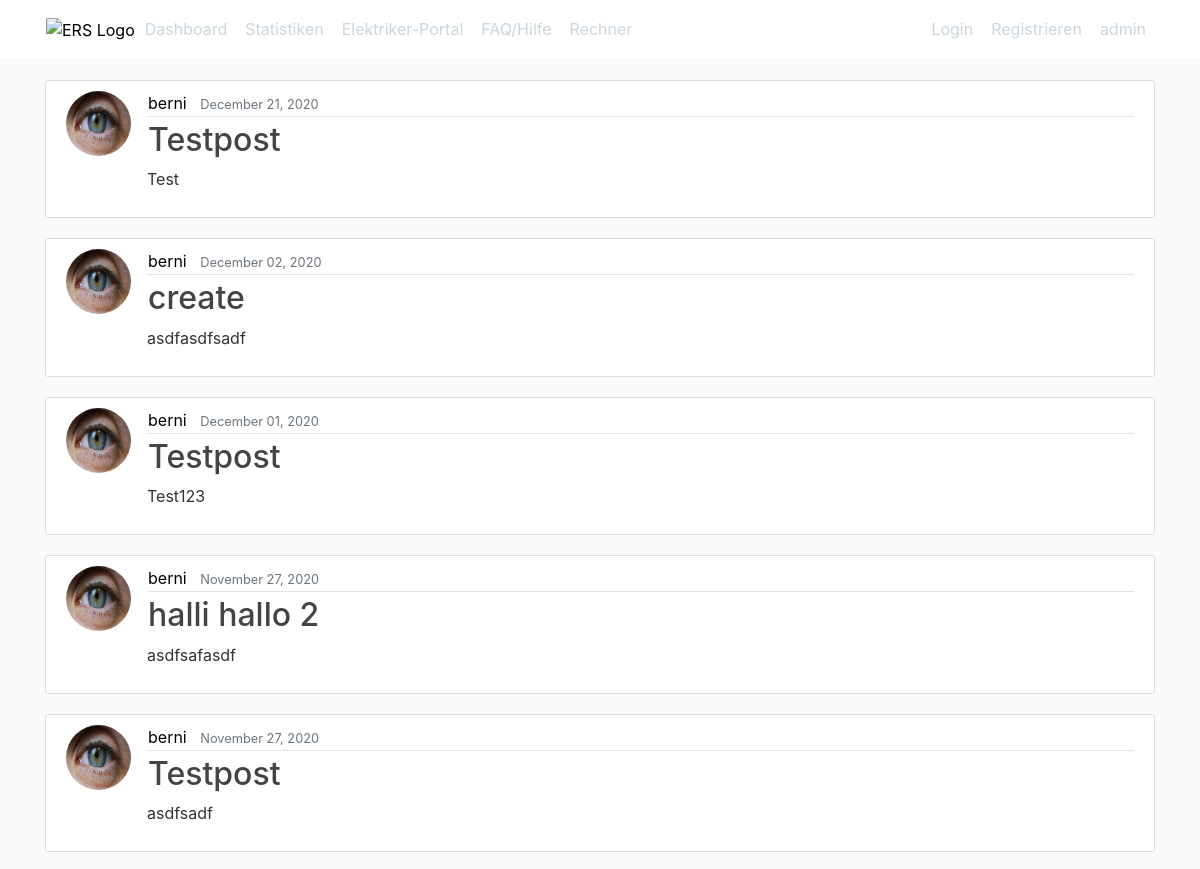
The app's page /blog/postlist (upper part), older data.
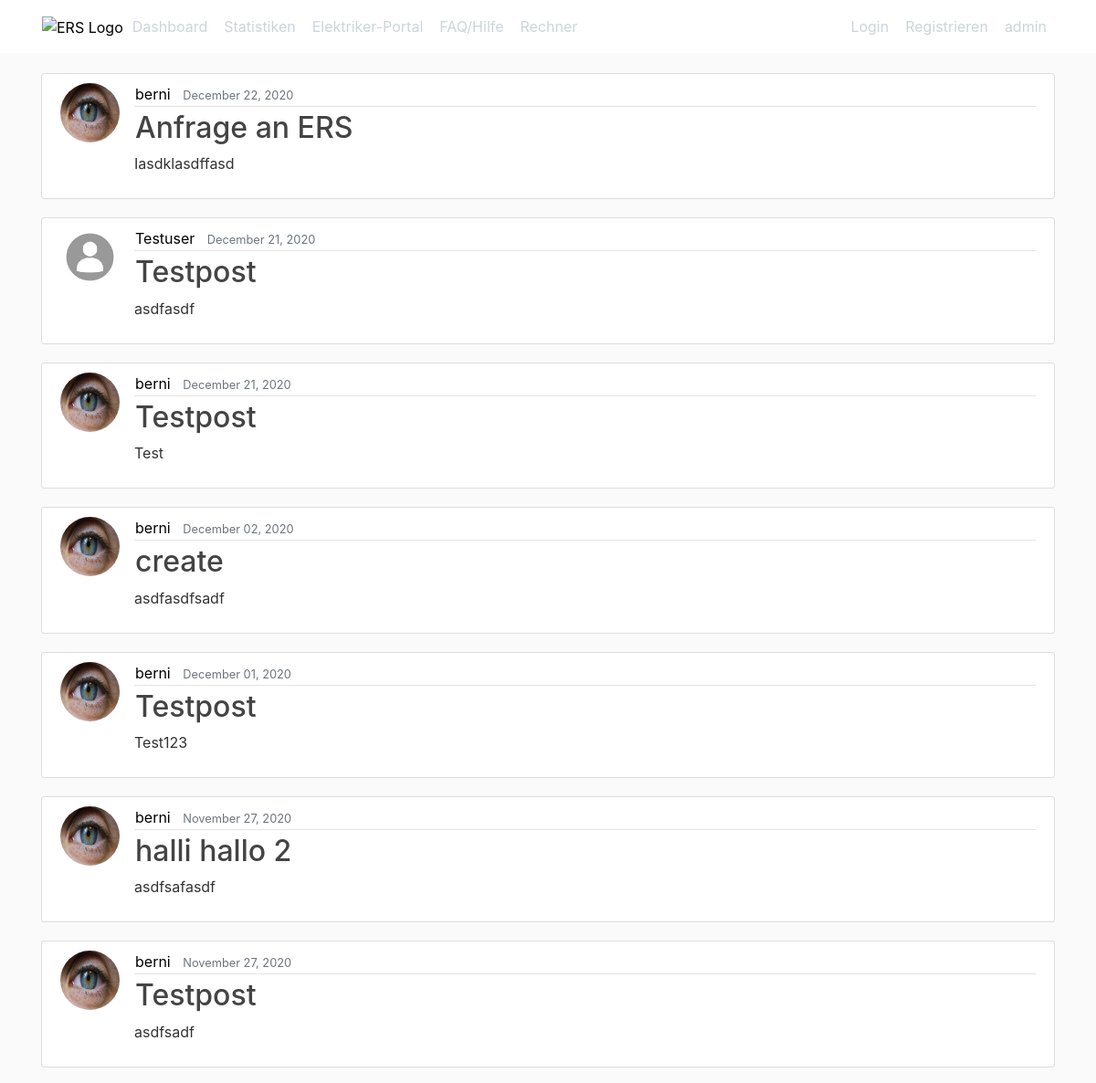
The same page, newer data.
### blog/models.py (models this page shows, shortened)
class Post(models.Model):
    title = models.CharField(max_length=100)
    content = models.TextField()
    date_posted = models.DateTimeField(default=timezone.now) #timezone.now ist eine funktion, aber hier keine () am Ende, hier wird nur der name der funktion übergeben
    author = models.ForeignKey(User, on_delete=models.CASCADE) #User ist die Fremde Tabelle - mit Cascade werden auch zusammenhängende Posts gelöscht

### users/models.py (models this page shows, shortened)
class Profile(models.Model):
    user = models.OneToOneField(User, on_delete=models.CASCADE)#hat 1:1 Beziehung zu User Tabelle
    image = models.ImageField(default='default.jpg', upload_to='prof1ile_pics')
    firma = models.CharField(max_length=100, default='Firma:')
    plz = models.CharField(max_length=4, default='PLZ:')
    ort = models.CharField(max_length=30, default='Ort:')
    telefonnr = models.CharField(max_length=15, default='Tel:')
    mail = models.EmailField(max_length=100, default='Mail:')
    strasse = models.CharField(max_length=100, default='Straße:')

### blog/views.py (the view)
# urls.py: path('postlist', PostListView.as_view(), name='blog-home'),
class PostListView(ListView):
    model = Post
    template_name = 'blog/home.html'  # naming conventionen: <app>/<model>_<viewtype>.html also zB blog/post_form
    context_object_name = 'posts'
    ordering = ['-date_posted']#das -ändert  von oldest to newest auf newest to oldest sortierung

### blog/templates/blog/home.html
{% extends "blog/base.html" %}
{% block content %}
    {% for post in posts %}
        <article class="media content-section">
            <img class="rounded-circle article-img" src="{{ post.author.profile.image.url }}">
            <div class="media-body">
                <div class="article-metadata">
                  <a class="mr-2" href="#">{{ post.author }}</a>
                  <small class="text-muted">{{ post.date_posted|date:"F d, Y" }}</small>
                </div>
                <h2><a class="article-title" href="{% url 'post-detail' post.id %}">{{ post.title }}</a></h2>
                <p class="article-content">{{ post.content }}</p>
            </div>
        </article>
    {% endfor %}
{% endblock content %}

### blog/templates/blog/base.html (shortened to what this page needs)
{% load static %}
<!DOCTYPE html>
<html>
<head>
    <link rel="stylesheet" href="https://maxcdn.bootstrapcdn.com/bootstrap/4.0.0/css/bootstrap.min.css">
    <link rel="stylesheet" type="text/css" href="{% static 'blog/main.css' %}">
    <link rel="stylesheet" type="text/css" href="{% static 'blog/ers.css' %}">
    <link rel="stylesheet" type="text/css" href="{% static 'blog/ers1.css' %}">
    <link rel="stylesheet" type="text/css" href="{% static 'blog/ers2.css' %}">
    <link rel="stylesheet" type="text/css" href="{% static 'blog/ers3.css' %}">
</head>
<body>
    <header class="site-header">
      <nav class="navbar navbar-expand-md bg-white link fixed-top">
        <div class="container">
            <a href="{% url 'angebot:angebot_dashboard' %}"><img border="0" alt="ERS Logo" src="https://ers-heatscreen.com/files/theme/img/ers-heatscreen-logo-schwarz.svg"></a>
          <div class="collapse navbar-collapse" id="navbarToggle">
            <div class="navbar-nav mr-auto">
                <a class="nav-item nav-link" href="{% url 'angebot:angebot_dashboard' %}">Dashboard</a>
                <a class="nav-item nav-link" href="">Statistiken</a>
                <a class="nav-item nav-link" href="{% url 'blog-home' %}">Elektriker-Portal</a>
                <a class="nav-item nav-link" href="{% url 'blog-about' %}">FAQ/Hilfe</a>
                <a class="nav-item nav-link" href="{% url 'angebot:angebot_rechner' %}" target="_blank">Rechner</a>
             </div>
            <div class="navbar-nav mr auto">
              {% if user.is_authenticated %}
                <a class="nav-item nav-link" href="{% url 'post-create' %}">Neuer Post</a>
                <a class="nav-item nav-link" href="{% url 'profile' %}">Profil</a>
                <a class="nav-item nav-link" href="{% url 'logout' %}">Abmelden</a>
              {% else %}
                <a class="nav-item nav-link" href="{% url 'login' %}">Login</a>
                <a class="nav-item nav-link" href="{% url 'register' %}">Registrieren</a>
              {% endif %}
                <a class="nav-item nav-link" href="/admin">admin</a>
            </div>
          </div>
        </div>
      </nav>
    </header>
    <main role="main" class="container">
      <div class="row">
        <div class="col-md-12">
          {% block content %}{% endblock %}
        </div>
      </div>
    </main>
</body>
</html>

### blog/static/blog/main.css (style rules this page uses)
body { background: #fafafa; color: #333333; margin-top: 5rem; }
h1, h2, h3, h4, h5, h6 { color: #444444; }
.site-header .navbar-nav .nav-link { color: #cbd5db; }
.content-section { background: #ffffff; padding: 10px 20px; border: 1px solid #dddddd; border-radius: 3px; margin-bottom: 20px; }
.article-title { color: #444444; }
.article-content { white-space: pre-line; }
.article-img { height: 65px; width: 65px; margin-right: 16px; }
.article-metadata { padding-bottom: 1px; margin-bottom: 4px; border-bottom: 1px solid #e3e3e3 }

### blog/static/blog/ers2.css (style rules this page uses)
.a.unterstricheffekt_rot, a { position: relative; bottom: 0px; border: 1px solid #fff; top: auto; color: black; }

Row changes from the older to the newer data that the page shows:
added Post: author.profile.image (picture), author "berni", date_posted "December 22, 2020", title "Anfrage an ERS", content "Iasdklasdffasd"
added Post: author.profile.image (placeholder picture), author "Testuser", date_posted "December 21, 2020", title "Testpost", content "asdfasdf"
